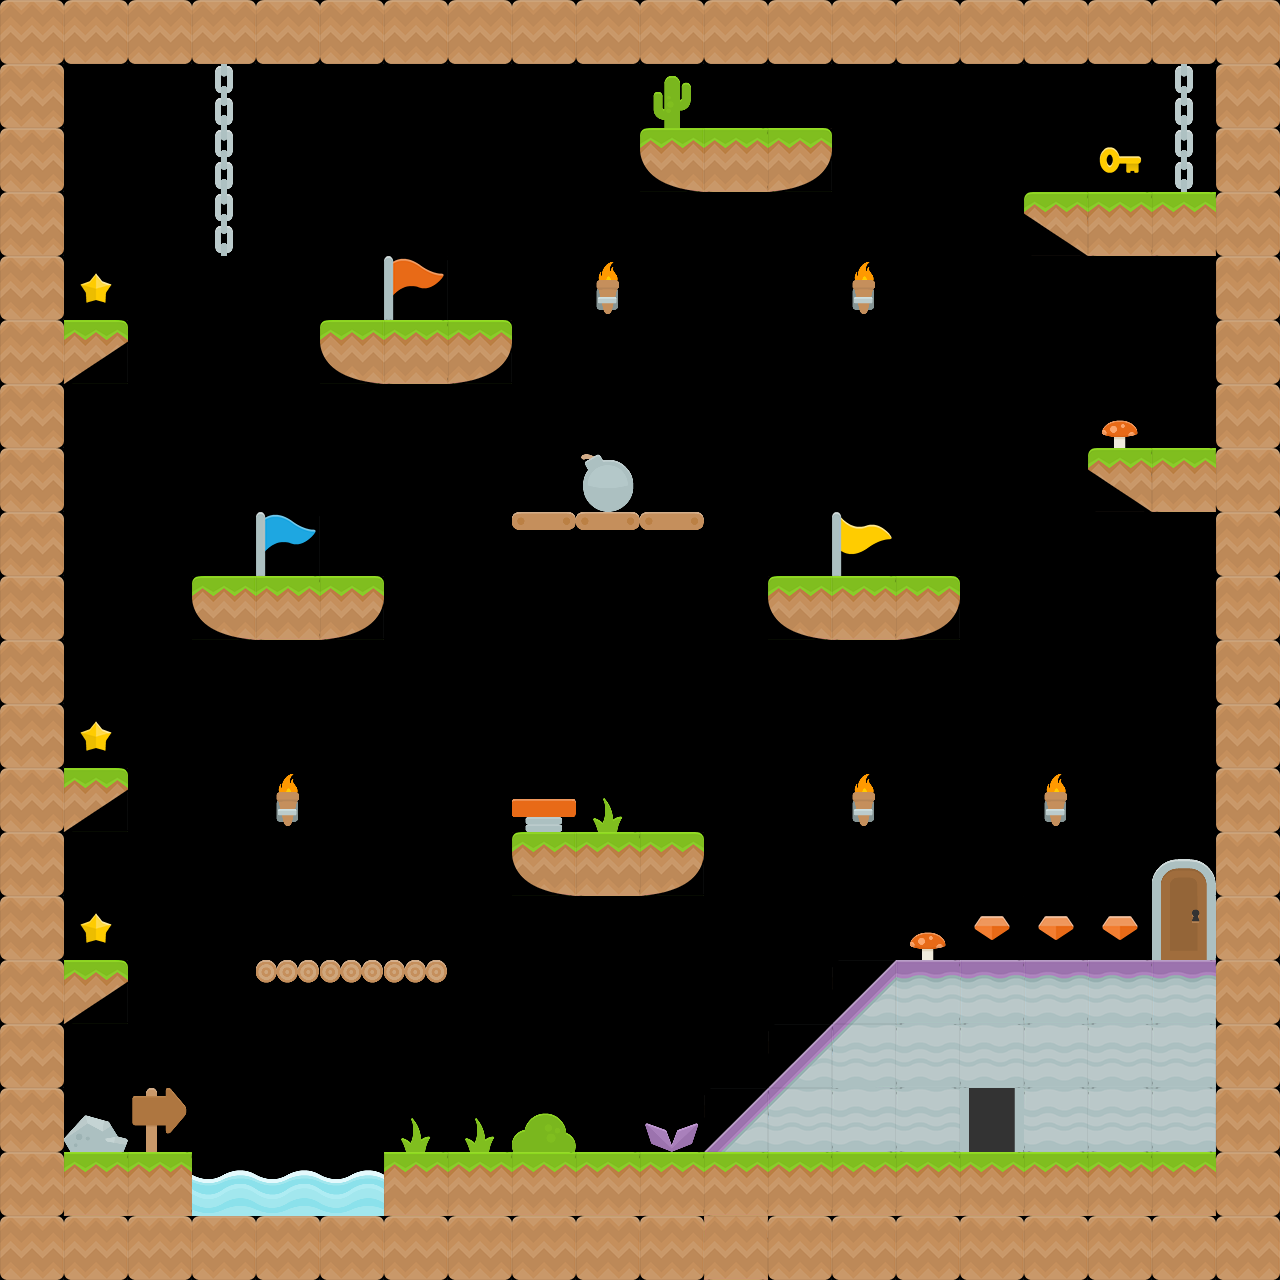

A 2D game scene composited from a Tiled map and its tileset images. What follows is a short description and the map's XML, with each tile layer's data collapsed to a summary:
An orthogonal 20x20 tile map with 64x64 px tiles, 1 tile layer (Tile Layer 1), 3 tilesets.

<map version="1.2" tiledversion="1.2.0" orientation="orthogonal" renderorder="right-down" width="20" height="20" tilewidth="64" tileheight="64" infinite="0" nextlayerid="2" nextobjectid="1">
 <tileset firstgid="1" name="kenny_ground_64x64" tilewidth="64" tileheight="64" tilecount="128" columns="8">
  <image source="../tiles/kenny_ground_64x64.png" width="512" height="1024" />
 </tileset>
 <tileset firstgid="129" name="kenny_items_64x64" tilewidth="64" tileheight="64" tilecount="32" columns="8">
  <image source="../tiles/kenny_items_64x64.png" width="512" height="256" />
 </tileset>
 <tileset firstgid="161" name="kenny_platformer_64x64" tilewidth="64" tileheight="64" tilecount="80" columns="5">
  <image source="../tiles/kenny_platformer_64x64.png" width="320" height="1024" />
 </tileset>
 <layer id="1" name="Tile Layer 1" width="20" height="20">
  <data>[400 cells, 178 non-empty, 34 distinct tile ids]</data>
 </layer>
</map>
